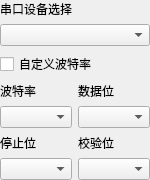
<?xml version="1.0" encoding="UTF-8"?>
<ui version="4.0">
 <class>SAKSerialPortDeviceController</class>
 <widget class="QWidget" name="SAKSerialPortDeviceController">
  <property name="geometry">
   <rect>
    <x>0</x>
    <y>0</y>
    <width>144</width>
    <height>148</height>
   </rect>
  </property>
  <property name="windowTitle">
   <string>串口控制面板</string>
  </property>
  <layout class="QGridLayout" name="gridLayout">
   <property name="leftMargin">
    <number>0</number>
   </property>
   <property name="topMargin">
    <number>0</number>
   </property>
   <property name="rightMargin">
    <number>0</number>
   </property>
   <property name="bottomMargin">
    <number>0</number>
   </property>
   <item row="5" column="0">
    <widget class="QLabel" name="label_4">
     <property name="text">
      <string>停止位</string>
     </property>
    </widget>
   </item>
   <item row="6" column="0">
    <widget class="QComboBox" name="comboBoxStopbits"/>
   </item>
   <item row="5" column="1">
    <widget class="QLabel" name="label_5">
     <property name="text">
      <string>校验位</string>
     </property>
    </widget>
   </item>
   <item row="6" column="1">
    <widget class="QComboBox" name="comboBoxParity"/>
   </item>
   <item row="3" column="0">
    <widget class="QLabel" name="label_2">
     <property name="text">
      <string>波特率</string>
     </property>
    </widget>
   </item>
   <item row="4" column="1">
    <widget class="QComboBox" name="comboBoxDatabits">
     <property name="currentText">
      <string notr="true"/>
     </property>
     <property name="currentIndex">
      <number>-1</number>
     </property>
    </widget>
   </item>
   <item row="2" column="0" colspan="2">
    <widget class="QCheckBox" name="checkBoxCustomBaudrate">
     <property name="text">
      <string>自定义波特率</string>
     </property>
    </widget>
   </item>
   <item row="3" column="1">
    <widget class="QLabel" name="label_3">
     <property name="text">
      <string>数据位</string>
     </property>
    </widget>
   </item>
   <item row="4" column="0">
    <widget class="QComboBox" name="comboBoxBaudrate"/>
   </item>
   <item row="0" column="0" colspan="2">
    <widget class="QLabel" name="label">
     <property name="text">
      <string>串口设备选择</string>
     </property>
    </widget>
   </item>
   <item row="1" column="0" colspan="2">
    <widget class="QComboBox" name="comboBoxSerialports">
     <property name="sizePolicy">
      <sizepolicy hsizetype="Ignored" vsizetype="Fixed">
       <horstretch>0</horstretch>
       <verstretch>0</verstretch>
      </sizepolicy>
     </property>
     <property name="maximumSize">
      <size>
       <width>16777215</width>
       <height>16777215</height>
      </size>
     </property>
    </widget>
   </item>
  </layout>
 </widget>
 <resources/>
 <connections/>
</ui>
